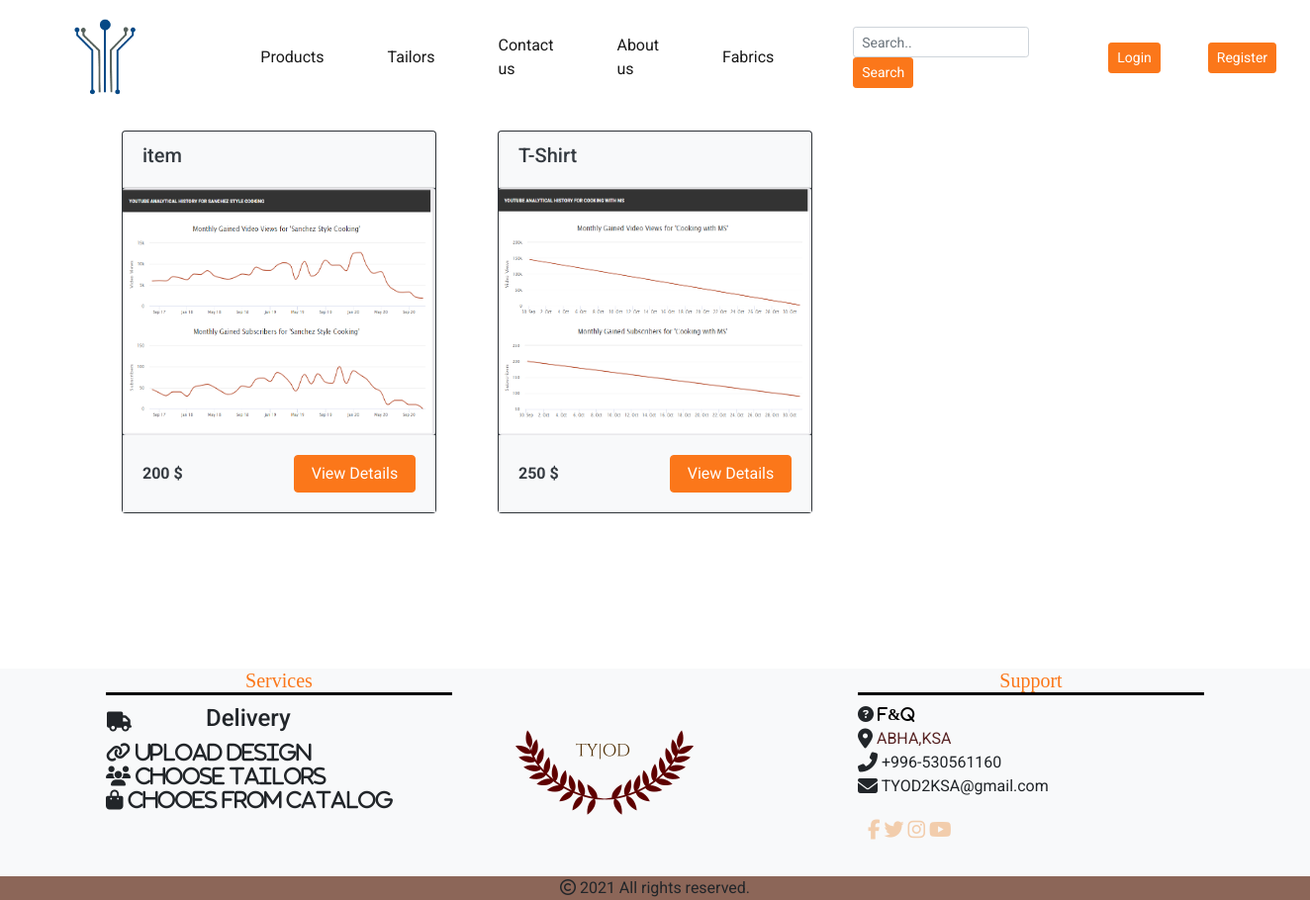
/products.php, run on the app's committed database.
### tables this page shows
CREATE TABLE `premades` (
  `premade_id` int(11) NOT NULL,
  `premade_img` text DEFAULT NULL,
  `premade_price` decimal(10,0) DEFAULT NULL,
  `premade_size` varchar(255) NOT NULL,
  `premade_color` varchar(255) NOT NULL,
  `premade_name` varchar(255) NOT NULL,
  `premade_description` text NOT NULL,
  `premade_tailor_name` varchar(255) NOT NULL,
  `tailor_id` int(11) NOT NULL
);

### productCard.php (the view)
<?php
function renderProductCard($name,$src,$id,$price,$color){
  echo "
    <div class='col-4'>
<div class='card bg-dark text-primary m-3'>
  <div class='card-header bg-light text-dark '>
    <h5>$name</h5>
  </div>
  <div class='card-body p-0' style='height: 250px; width: 100%'>
    <img
      class='card-img'
      style='width: 100%; height: 100%; object-fit: fill'
      src='./images/$src'
    />
  </div>
  <div class='card-body text-dark bg-light'>
    <div class='row align-items-center'>
      <div class='col'>
        <strong>$price $</strong>
      </div>
      <div class='col'>
        <a href='./product.php?id=$id' name='add-to-cart' class='btn btn-primary w-100'
          >View Details</a
        >
      </div>
    </div>
  </div>
</div>
</div>
"; } ?>

### products.php
<?php include './header.php';
include './productCard.php';?>
<div class="container" style="min-height:70vh">
  <div class="row">
<?php
$query="SELECT * FROM premades";
$resultQuery=mysqli_query($conn,$query);
while ($row=mysqli_fetch_assoc($resultQuery)) {
  $src=$row['premade_img'];
renderProductCard($row['premade_name'],$src,$row['premade_id'],$row['premade_price'],$row['premade_color']);
}
?>
 </div>
</div>
<?php include './footer.php'?>

### css/style.css (style rules this page uses)
body { font-family: 'Roboto', sans-serif; background-color: #fff; }
h1, h2, h3, h4, h5, h6, .h1, .h2, .h3, .h4, .h5, .h6 { font-family: 'Roboto', sans-serif; }
a { -webkit-transition: 0.3s all ease; -o-transition: 0.3s all ease; transition: 0.3s all ease; }

### header.php (style rules this page uses)
* { scroll-behavior: smooth; }

### data on the page
premades: premade_name "item", premade_img (picture), premade_price "200"
premades: premade_name "T-Shirt", premade_img (picture), premade_price "250"
